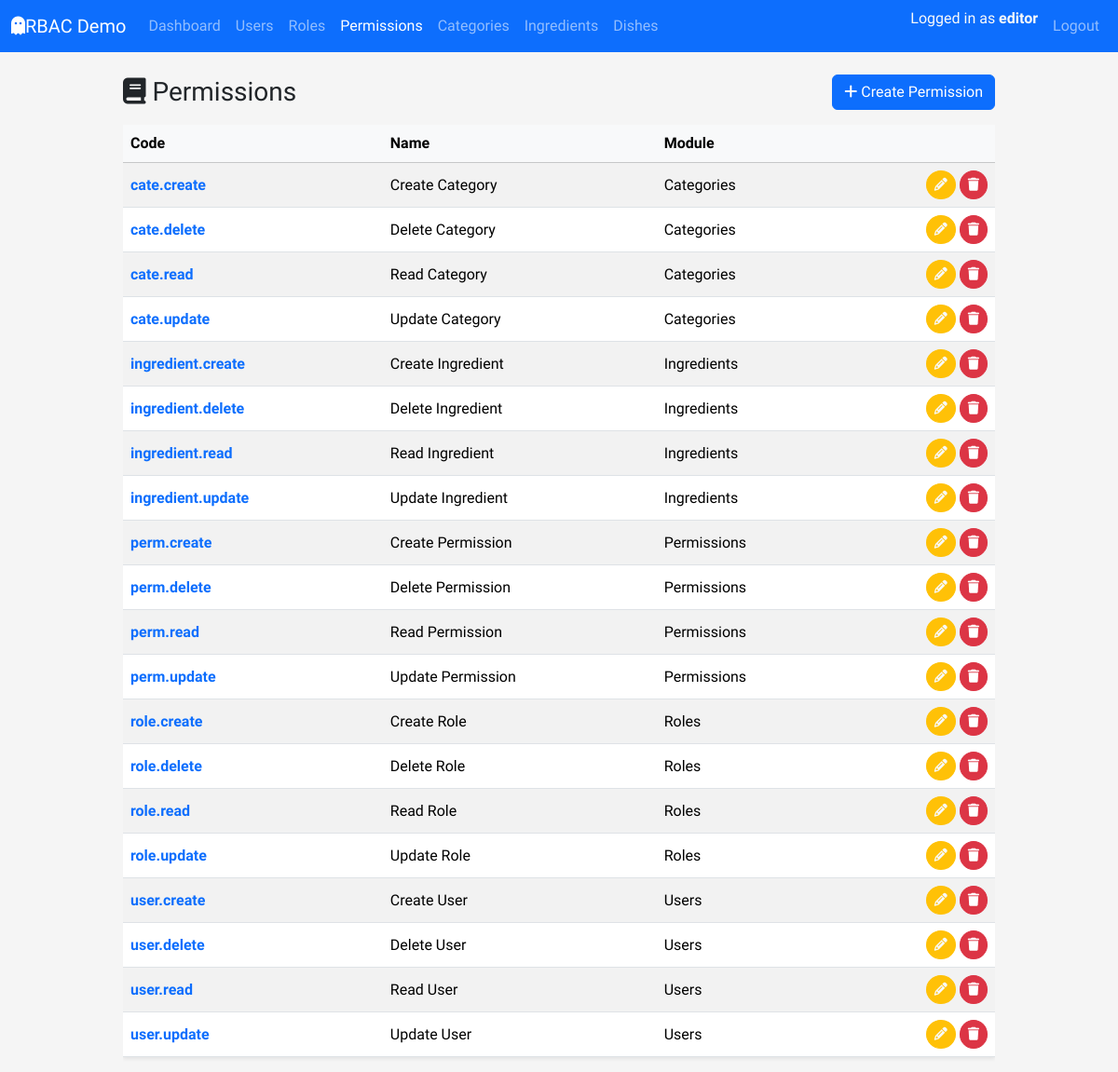
Before: /permissions/ (signed in) with the older database file.
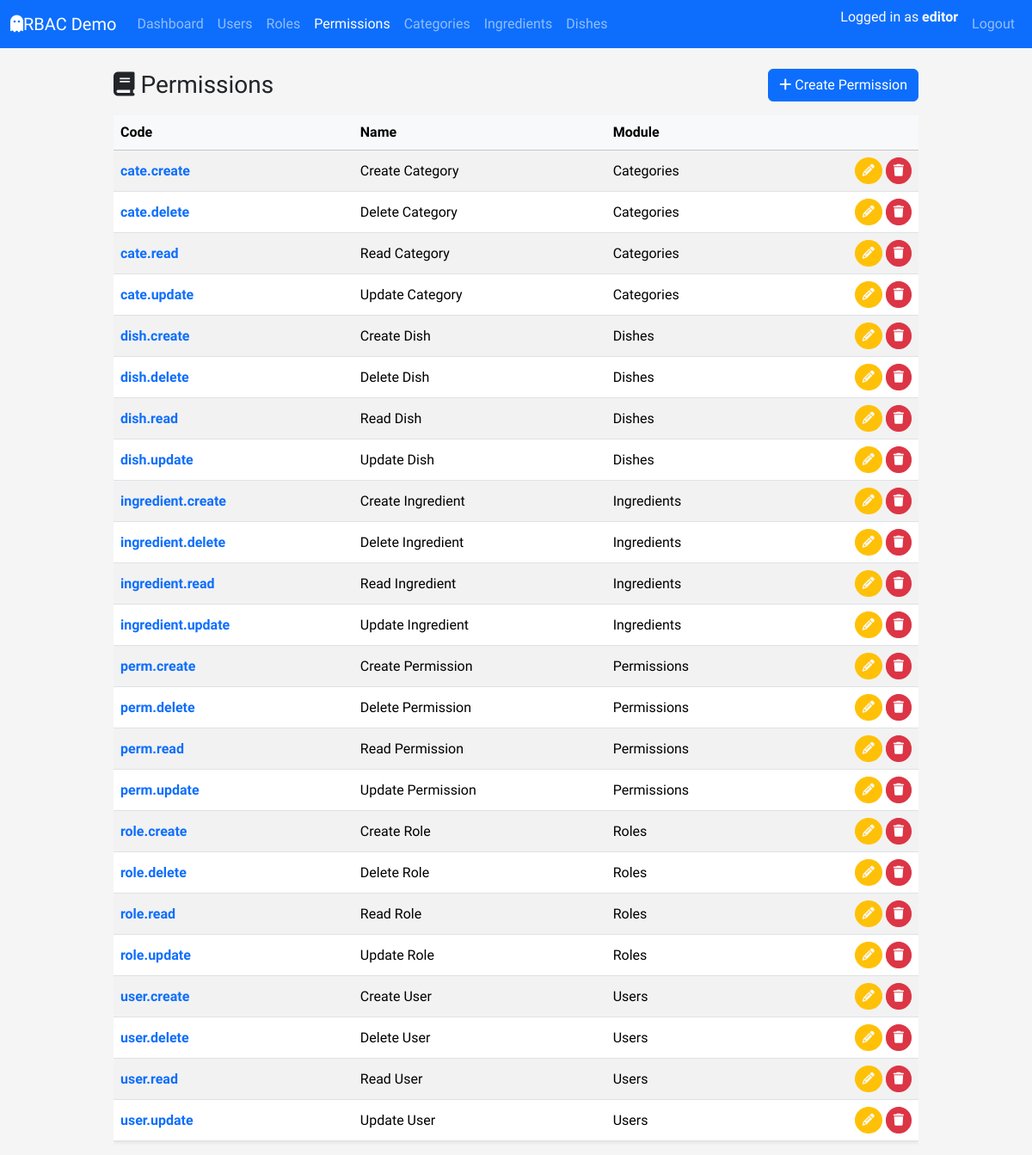
After: the same page with the newer database file.
### app/models/user.py (models this page shows, shortened)
class UserTable(UserMixin,db.Model):
    __tablename__ = "tbl_users"
    id = db.Column(db.Integer, primary_key=True)
    username = db.Column(db.String(80), unique=True, nullable=False)
    email = db.Column(db.String(120), unique=True, nullable=False)
    fullname = db.Column(db.String(120), nullable=False)
    is_active = db.Column(db.Boolean, default=True, nullable=False)
    password_hash = db.Column(db.String(255), nullable=False)
    created_at = db.Column(db.DateTime, default=datetime.utcnow, nullable=False)
    updated_at = db.Column(
        db.DateTime, default=datetime.utcnow, onupdate=datetime.utcnow, nullable=False
    )
    roles = db.relationship("RoleTable", secondary=tbl_user_roles, back_populates="users")
    def get_permission_codes(self) -> set[str]:
        return {perm.code for role in self.roles for perm in role.permissions}
    def has_permission(self, permission_code: str) -> bool:
        return permission_code in self.get_permission_codes()

### app/models/permission.py (models this page shows, shortened)
class PermissionTable(db.Model):
    __tablename__ = "tbl_permissions"
    id = db.Column(db.Integer, primary_key=True)
    code = db.Column(db.String(64), unique=True, nullable=False, index=True)
    name = db.Column(db.String(120), nullable=False)
    description = db.Column(db.String(255))
    module = db.Column(db.String(80), nullable=False, default="General")
    created_at = db.Column(db.DateTime, default=datetime.utcnow, nullable=False)
    updated_at = db.Column(db.DateTime, default=datetime.utcnow,onupdate=datetime.utcnow, nullable=False)
    roles = db.relationship("RoleTable", secondary=tbl_role_permissions, back_populates="permissions")

### app/routes/permission_route.py (the view)
@perm_bp.route('/')
@login_required
@permission_required(Perm.PERM_READ)
def index():
    permissions = PermissionService.get_all_permissions()
    return render_template("permissions/index.html", permissions=permissions)

### app/services/permission_service.py (called while the page is built)
    @staticmethod
    def get_all_permissions() -> List[PermissionTable]:
        return PermissionTable.query.order_by(PermissionTable.code.asc()).all()

### app/templates/permissions/index.html (shortened to what this page needs)
{% extends "layouts/base.html" %}  {% block content %}
<div class="d-flex justify-content-between align-items-center mb-3">
  <h1 class="h3 mb-0"><i class="fa-solid fa-book"></i> Permissions</h1>
  <a href="{{ url_for('tbl_perms.create') }}" class="btn btn-primary"
    ><i class="fa-solid fa-plus"></i> Create Permission</a
  >
</div>
{% if permissions %}
<div class="table-responsive">
  <table
    class="table table-striped  table-hover align-middle shadow-sm"
  >
    <thead class="table-light">
      <tr>
        <th>Code</th>
        <th>Name</th>
        <th>Module</th>
        <th></th>
      </tr>
    </thead>
    <tbody>
      {% for perm in permissions %}
      <tr>
        <td>
          <a
            href="{{ url_for('tbl_perms.detail', permission_id=perm.id) }}"
            class="text-decoration-none fw-semibold"
            >{{ perm.code }}</a
          >
        </td>
        <td>{{ perm.name }}</td>
        <td>{{ perm.module }}</td>
        <td class="text-end">
          <a
            href="{{ url_for('tbl_perms.edit', permission_id=perm.id) }}"
            class="btn btn-sm btn-warning rounded-circle text-light"
            title="Edit"
            ><i class="fa-solid fa-pencil"></i
          ></a>
          <a
            href="{{ url_for('tbl_perms.delete_confirm', permission_id=perm.id) }}"
            class="btn btn-sm btn-danger rounded-circle"
            title="Delete"
            ><i class="fa-solid fa-trash"></i
          ></a>
        </td>
      </tr>
      {% endfor %}
    </tbody>
  </table>
</div>
{% else %}
<div class="alert alert-info">
  No permission found.
  <a href="{{ url_for('tbl_perms.create') }}">Create the first permission</a>
</div>
{% endif %}
{% endblock %}

### app/templates/layouts/base.html (shortened to what this page needs)
<!doctype html>
<html lang="en">
  <head>
    <link
      href="https://cdn.jsdelivr.net/npm/bootstrap@5.3.8/dist/css/bootstrap.min.css"
      rel="stylesheet"
    />
    <link
      rel="stylesheet"
      href="{{ url_for('static', filename='css/style.css') }}"
    />
  </head>
  <body>
    <nav class="navbar navbar-expand-lg navbar-dark bg-primary mb-4">
      <div class="container-fluid">
        <a class="navbar-brand" href="#">
          <i class="fa-solid fa-ghost"></i>RBAC Demo
        </a>
        <div class="collapse navbar-collapse" id="navbarMain">
          <ul class="navbar-nav me-auto mb-2 mb-lg-0">
            <li class="nav-item">
              <a
                class="nav-link {% if request.blueprint == 'dashboard' %}active{% endif %}"
                href="{{ url_for('dashboard.index') }}"
                >Dashboard</a
              >
            </li>
            {% if current_user.is_authenticated and
            current_user.has_permission(perm.USER_READ) %}
            <li class="nav-item">
              <a
                class="nav-link {% if request.blueprint == 'tbl_users' %}active{% endif %}"
                href="{{ url_for('tbl_users.index') }}"
                >Users</a
              >
            </li>
            {% endif %}
            {% if current_user.is_authenticated and
            current_user.has_permission(perm.ROLE_READ) %}
            <li class="nav-item">
              <a
                class="nav-link {% if request.blueprint == 'tbl_roles' %}active{% endif %}"
                href="{{ url_for('tbl_roles.index') }}"
                >Roles</a
              >
            </li>
            {% endif %}
            {% if current_user.is_authenticated and
            current_user.has_permission(perm.PERM_READ) %}
            <li class="nav-item">
              <a
                class="nav-link {% if request.blueprint == 'tbl_perms' %}active{% endif %}"
                href="{{ url_for('tbl_perms.index') }}"
                >Permissions</a
              >
            </li>
            {% endif %}
            {% if current_user.is_authenticated and
            current_user.has_permission(perm.CATE_READ)%}
            <li class="nav-item">
              <a
                class="nav-link {% if request.blueprint == 'tbl_cate' %}active{% endif %}"
                href="{{ url_for('tbl_cate.index') }}"
                >Categories</a
              >
            </li>
            {% endif %}
            {% if current_user.is_authenticated %}
            <li class="nav-item">
              <a
                class="nav-link {% if request.blueprint == 'tbl_ingredient' %}active{% endif %}"
                href="{{ url_for('tbl_ingredient.index') }}"
                >Ingredients</a
              >
            </li>
            {% endif %}
            {% if current_user.is_authenticated %}
            <li class="nav-item">
              <a
                class="nav-link {% if request.blueprint == 'tbl_dish' %}active{% endif %}"
                href="{{ url_for('tbl_dish.index') }}"
                >Dishes</a
              >
            </li>
            {% endif %}
          </ul>
          <ul class="navbar-nav ms-auto mb-2 mb-lg-0">
            {% if current_user.is_authenticated %}
            <li class="nav-item">
              <span class="navbar-text me-2 text-light">
                Logged in as <strong>{{ current_user.username }}</strong>
              </span>
            </li>
            <li class="nav-item">
              <a href="{{ url_for('auth.logout') }}" class="nav-link">Logout</a>
            </li>
            {% else %}
            <li class="nav-item">
              <a href="{{ url_for('auth.login') }}" class="nav-link">Login</a>
            </li>
            {% endif %}
          </ul>
        </div>
      </div>
    </nav>
    <main class="container">
       {% block content %}{% endblock %}
    </main>
  </body>
</html>

### app/static/css/style.css (style rules this page uses)
body { background-color: #f5f5f5; }
main.container { max-width: 960px; }
.table td, .table th { vertical-align: middle; }
body { font-family: 'Kantumruy Pro', sans-serif; }
html, body, h1, h2, h3, h4, h5, h6, p, a, button, input, textarea, select { font-family: 'Kantumruy Pro', -apple-system, BlinkMacSystemFont, 'Segoe UI', Roboto, sans-serif; }
.khmer-text, .nav-link, .card-title, .card-text, .form-label, .form-control, .btn { font-family: 'Kantumruy Pro', sans-serif !important; }

Changed rows visible on the page:
added PermissionTable: code "dish.create", name "Create Dish", module "Dishes"
added PermissionTable: code "dish.delete", name "Delete Dish", module "Dishes"
added PermissionTable: code "dish.read", name "Read Dish", module "Dishes"
added PermissionTable: code "dish.update", name "Update Dish", module "Dishes"
